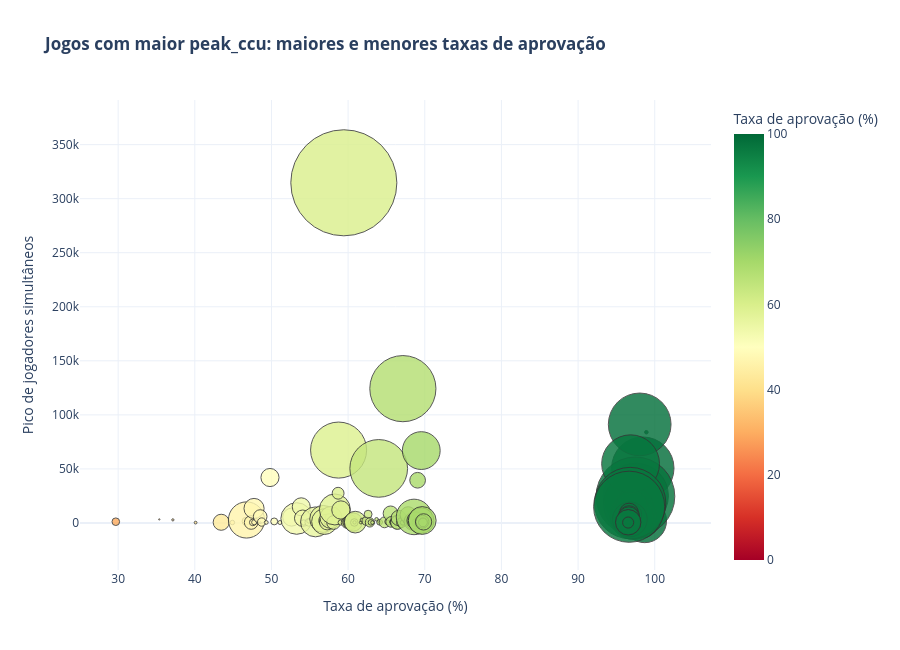

Notebook code cell kept with this figure:
### Code cell
import pandas as pd
import numpy as np
import plotly.express as px

# Carregar e preparar os dados
arquivo = "steam_games.csv"
df = pd.read_csv(arquivo, nrows=500000)

valores_ausentes = ["", "NA", "N/A", "NaN", "null", "None", "none", "tbd"]
df.replace(valores_ausentes, np.nan, inplace=True)

colunas_num = ["price", "positive", "negative", "peak_ccu", "recommendations"]
for coluna in colunas_num:
    df[coluna] = pd.to_numeric(df[coluna], errors="coerce")

df["total_reviews"] = df["positive"].fillna(0) + df["negative"].fillna(0)
df["approval_rate"] = (
    df["positive"].div(df["total_reviews"]).mul(100)
    .where(df["total_reviews"] > 0)
)

# Comparar as maiores e menores aprovações entre os 50 jogos com maior peak_ccu
df_candidatos = df[
    df["peak_ccu"].gt(0)
    & df["total_reviews"].gt(0)
    & df["name"].notna()
].nlargest(1000, "peak_ccu")

jogos_maior_aprovacao = df_candidatos.nlargest(100, "approval_rate").copy()
jogos_maior_aprovacao["grupo"] = "Maior aprovação"

jogos_menor_aprovacao = df_candidatos.nsmallest(100, "approval_rate").copy()
jogos_menor_aprovacao["grupo"] = "Menor aprovação"

jogos_selecionados = pd.concat(
    [jogos_maior_aprovacao, jogos_menor_aprovacao]
).drop_duplicates(subset="name")

fig = px.scatter(
    jogos_selecionados,
    x="approval_rate",
    y="peak_ccu",
    size="total_reviews",
    size_max=75,
    color="approval_rate",
    color_continuous_scale="RdYlGn",
    range_color=[0, 100],
    hover_name="name",
    hover_data={
        "approval_rate": ":.1f",
        "peak_ccu": ":,",
        "total_reviews": ":,",
        "price": ":.2f",
        "grupo": True
    },
    title="<b>Jogos com maior peak_ccu: maiores e menores taxas de aprovação</b>",
    labels={
        "approval_rate": "Taxa de aprovação (%)",
        "peak_ccu": "Pico de jogadores simultâneos",
        "total_reviews": "Total de avaliações",
        "grupo": "Grupo"
    }
)

fig.update_traces(
    marker=dict(opacity=0.82, line=dict(width=1, color="#333333"))
)
fig.update_layout(
    template="plotly_white",
    height=650,
    legend_title_text="Taxa de aprovação"
)

fig.show()

# Para salvar o gráfico interativo para a apresentação:
# fig.write_html("visualizacao_bolhas_peak_ccu_aprovacao.html")

### Figure 1 — Plotly figure (JSON) as saved in the notebook; plotly's stock layout.template omitted (floating-point values rounded to 4 significant figures; data arrays with more than 128 entries replaced by an {"elided": "..."} marker saying what was removed)
{"data": [{"customdata": {"elided": "200x3 mixed values"}, "hovertemplate": "<b>%{hovertext}</b><br><br>Taxa de aprovação (%)=%{marker.color:.1f}<br>Pico de jogadores simultâneos=%{y:,}<br>Total de avaliações=%{customdata[0]:,}<br>price=%{customdata[1]:.2f}<br>Grupo=%{customdata[2]}<extra></extra>", "hovertext": {"elided": "200 str values"}, "legendgroup": "", "marker": {"color": {"elided": "200 float values"}, "coloraxis": "coloraxis", "line": {"color": "#333333", "width": 1}, "opacity": 0.82, "size": {"elided": "200 int values"}, "sizemode": "area", "sizeref": 454.7, "symbol": "circle"}, "mode": "markers", "name": "", "orientation": "v", "showlegend": false, "type": "scatter", "x": {"elided": "200 float values"}, "xaxis": "x", "y": {"elided": "200 int values"}, "yaxis": "y"}], "layout": {"coloraxis": {"autocolorscale": false, "cmax": 100, "cmin": 0, "colorbar": {"title": {"text": "Taxa de aprovação (%)"}}, "colorscale": [[0, "rgb(165,0,38)"], [0.1, "rgb(215,48,39)"], [0.2, "rgb(244,109,67)"], [0.3, "rgb(253,174,97)"], [0.4, "rgb(254,224,139)"], [0.5, "rgb(255,255,191)"], [0.6, "rgb(217,239,139)"], [0.7, "rgb(166,217,106)"], [0.8, "rgb(102,189,99)"], [0.9, "rgb(26,152,80)"], [1, "rgb(0,104,55)"]]}, "height": 650, "legend": {"itemsizing": "constant", "title": {"text": "Taxa de aprovação"}, "tracegroupgap": 0}, "title": {"text": "<b>Jogos com maior peak_ccu: maiores e menores taxas de aprovação</b>"}, "xaxis": {"anchor": "y", "domain": [0, 1], "title": {"text": "Taxa de aprovação (%)"}}, "yaxis": {"anchor": "x", "domain": [0, 1], "title": {"text": "Pico de jogadores simultâneos"}}}}
